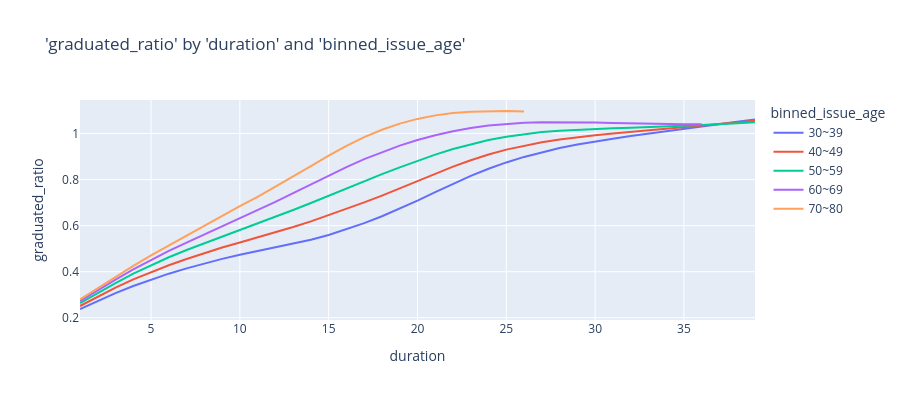

The code cell stored with this chart in its notebook:
### Code cell
charters.chart(
    df=fig,
    x_axis="duration",
    y_axis="graduated_ratio",
    color="binned_issue_age",
    type="line",
    display=True,
)

### Figure 1 — Plotly figure (JSON) as saved in the notebook; plotly's stock layout.template omitted (floating-point values rounded to 4 significant figures)
{"data": [{"hovertemplate": "binned_issue_age=30~39<br>duration=%{x}<br>graduated_ratio=%{y}<extra></extra>", "legendgroup": "30~39", "line": {"color": "#636efa", "dash": "solid"}, "marker": {"symbol": "circle"}, "mode": "lines", "name": "30~39", "orientation": "v", "showlegend": true, "type": "scatter", "x": [1, 2, 3, 4, 5, 6, 7, 8, 9, 10, 11, 12, 13, 14, 15, 16, 17, 18, 19, 20, 21, 22, 23, 24, 25, 26, 27, 28, 29, 30, 31, 32, 33, 34, 35, 36, 37, 38, 39], "xaxis": "x", "y": [0.238, 0.2728, 0.3069, 0.338, 0.366, 0.3914, 0.4145, 0.4358, 0.4556, 0.4736, 0.4891, 0.5043, 0.5203, 0.5384, 0.5594, 0.5836, 0.6107, 0.6406, 0.6734, 0.7086, 0.7453, 0.7818, 0.8159, 0.847, 0.8746, 0.8986, 0.9192, 0.937, 0.9523, 0.9656, 0.9777, 0.989, 0.9999, 1.01, 1.021, 1.031, 1.041, 1.051, 1.062], "yaxis": "y"}, {"hovertemplate": "binned_issue_age=40~49<br>duration=%{x}<br>graduated_ratio=%{y}<extra></extra>", "legendgroup": "40~49", "line": {"color": "#EF553B", "dash": "solid"}, "marker": {"symbol": "circle"}, "mode": "lines", "name": "40~49", "orientation": "v", "showlegend": true, "type": "scatter", "x": [1, 2, 3, 4, 5, 6, 7, 8, 9, 10, 11, 12, 13, 14, 15, 16, 17, 18, 19, 20, 21, 22, 23, 24, 25, 26, 27, 28, 29, 30, 31, 32, 33, 34, 35, 36, 37, 38, 39], "xaxis": "x", "y": [0.2511, 0.2914, 0.3306, 0.3668, 0.3991, 0.4282, 0.4552, 0.4805, 0.5048, 0.5269, 0.5486, 0.5707, 0.5939, 0.6188, 0.6451, 0.6725, 0.7009, 0.7306, 0.7619, 0.7937, 0.8257, 0.8563, 0.8842, 0.9091, 0.9303, 0.9478, 0.9622, 0.9741, 0.9842, 0.9928, 1.0, 1.007, 1.014, 1.02, 1.027, 1.034, 1.041, 1.048, 1.055], "yaxis": "y"}, {"hovertemplate": "binned_issue_age=50~59<br>duration=%{x}<br>graduated_ratio=%{y}<extra></extra>", "legendgroup": "50~59", "line": {"color": "#00cc96", "dash": "solid"}, "marker": {"symbol": "circle"}, "mode": "lines", "name": "50~59", "orientation": "v", "showlegend": true, "type": "scatter", "x": [1, 2, 3, 4, 5, 6, 7, 8, 9, 10, 11, 12, 13, 14, 15, 16, 17, 18, 19, 20, 21, 22, 23, 24, 25, 26, 27, 28, 29, 30, 31, 32, 33, 34, 35, 36, 37, 38, 39], "xaxis": "x", "y": [0.2637, 0.3081, 0.3508, 0.3912, 0.4285, 0.4628, 0.4941, 0.5229, 0.5506, 0.5787, 0.6075, 0.6372, 0.6678, 0.6986, 0.7303, 0.7624, 0.7934, 0.8236, 0.853, 0.8814, 0.9083, 0.9327, 0.9537, 0.9717, 0.9862, 0.9976, 1.006, 1.012, 1.017, 1.02, 1.023, 1.026, 1.028, 1.03, 1.033, 1.037, 1.04, 1.045, 1.049], "yaxis": "y"}, {"hovertemplate": "binned_issue_age=60~69<br>duration=%{x}<br>graduated_ratio=%{y}<extra></extra>", "legendgroup": "60~69", "line": {"color": "#ab63fa", "dash": "solid"}, "marker": {"symbol": "circle"}, "mode": "lines", "name": "60~69", "orientation": "v", "showlegend": true, "type": "scatter", "x": [1, 2, 3, 4, 5, 6, 7, 8, 9, 10, 11, 12, 13, 14, 15, 16, 17, 18, 19, 20, 21, 22, 23, 24, 25, 26, 27, 28, 29, 30, 31, 32, 33, 34, 35, 36], "xaxis": "x", "y": [0.2724, 0.3196, 0.3659, 0.4098, 0.4514, 0.4903, 0.5265, 0.5616, 0.596, 0.6312, 0.6667, 0.7031, 0.7408, 0.7789, 0.817, 0.8543, 0.8889, 0.9199, 0.9476, 0.9719, 0.9929, 1.01, 1.024, 1.035, 1.042, 1.047, 1.049, 1.05, 1.049, 1.048, 1.046, 1.044, 1.042, 1.041, 1.04, 1.04], "yaxis": "y"}, {"hovertemplate": "binned_issue_age=70~80<br>duration=%{x}<br>graduated_ratio=%{y}<extra></extra>", "legendgroup": "70~80", "line": {"color": "#FFA15A", "dash": "solid"}, "marker": {"symbol": "circle"}, "mode": "lines", "name": "70~80", "orientation": "v", "showlegend": true, "type": "scatter", "x": [1, 2, 3, 4, 5, 6, 7, 8, 9, 10, 11, 12, 13, 14, 15, 16, 17, 18, 19, 20, 21, 22, 23, 24, 25, 26], "xaxis": "x", "y": [0.2799, 0.3287, 0.3772, 0.425, 0.4711, 0.5144, 0.5564, 0.5997, 0.643, 0.6846, 0.7251, 0.7685, 0.8135, 0.8588, 0.9039, 0.9461, 0.9842, 1.017, 1.043, 1.064, 1.079, 1.089, 1.095, 1.098, 1.098, 1.096], "yaxis": "y"}], "layout": {"height": 400, "legend": {"title": {"text": "binned_issue_age"}, "tracegroupgap": 0}, "title": {"text": "'graduated_ratio' by 'duration' and 'binned_issue_age'"}, "xaxis": {"anchor": "y", "domain": [0, 1], "title": {"text": "duration"}}, "yaxis": {"anchor": "x", "domain": [0, 1], "title": {"text": "graduated_ratio"}, "type": "-"}}}
